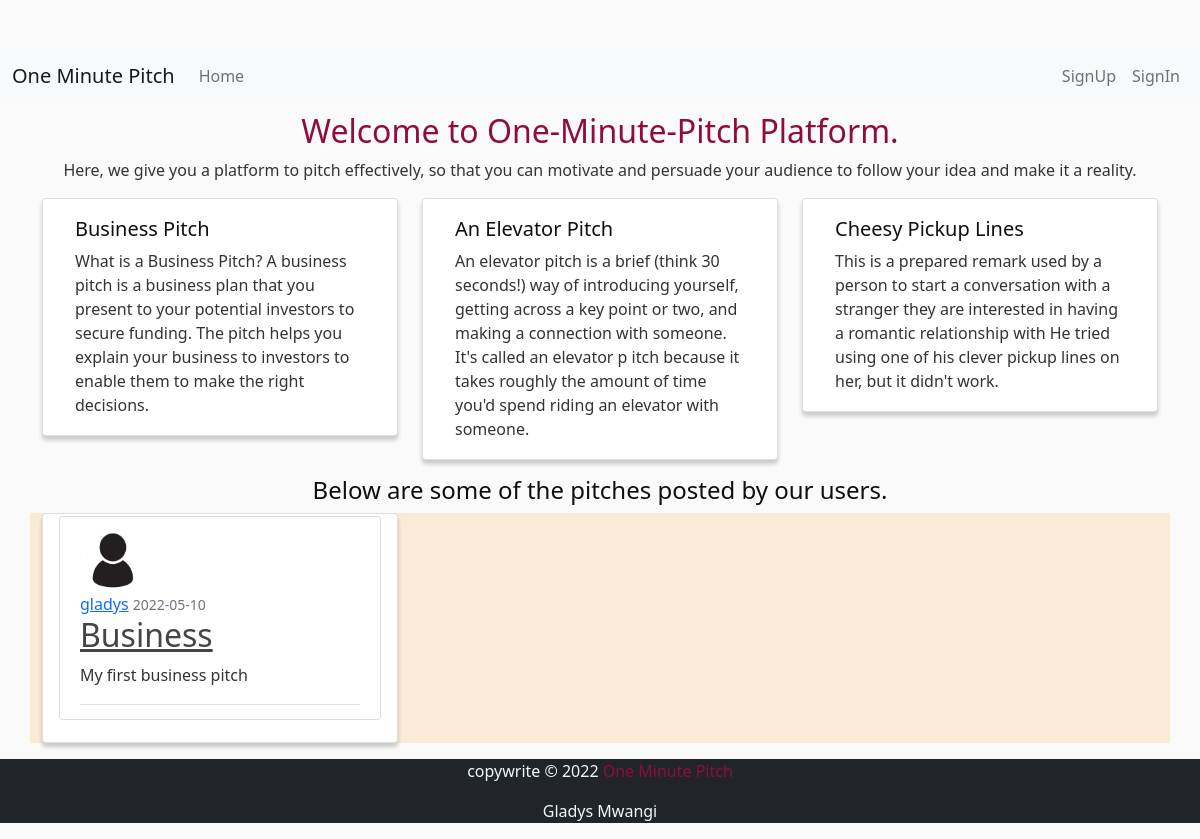
The page /index on the database as committed earlier.
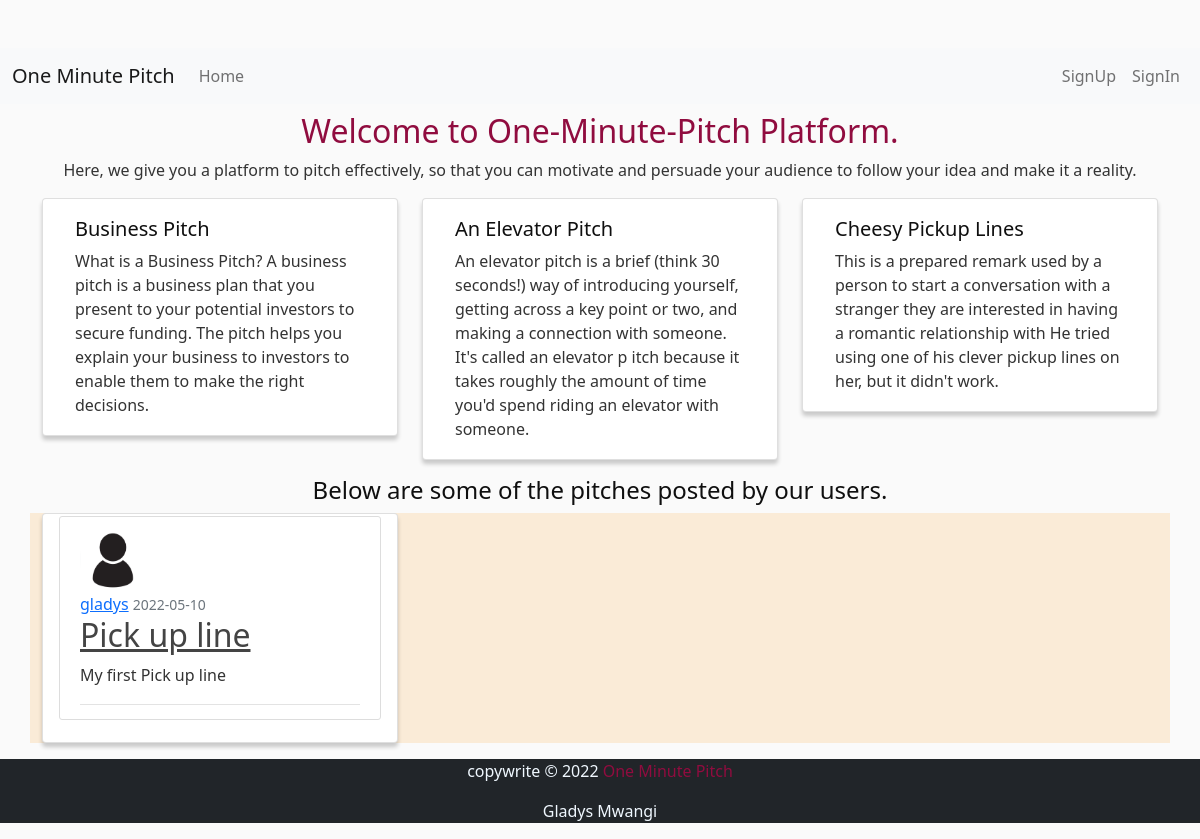
The same page on the database as committed later.
### app/models.py (models this page shows, shortened)
class Pitch(db.Model):
    __tablename__ = 'pitches'
    id = db.Column(db.Integer, primary_key=True)
    title= db.Column(db.String(50))
    content = db.Column(db.String(300))
    category_id = db.Column(db.String)
    date_posted = db.Column(db.DateTime, default=datetime.utcnow)
    user_id = db.Column(db.Integer, db.ForeignKey("users.id", ondelete="CASCADE"))
    comments = db.relationship('Comment', backref='pitch')
    likes = db.relationship('Like', backref='pitch')

class User(db.Model, UserMixin):
    __tablename__ = 'users'
    id = db.Column(db.Integer,primary_key = True)
    username = db.Column(db.String(255))
    email = db.Column(db.String(255),unique = True)
    image_file = db.Column(db.String(100), default='default.jpg')
    password = db.Column(db.String(255))
    pitches = db.relationship('Pitch', backref='author')
    comments = db.relationship('Comment', backref='author')
    likes = db.relationship('Like', backref='author' )

### app/views.py (the view)
@app.route('/')
@app.route('/index')
def index():
    pitches = Pitch.query.all()
    return render_template('index.html', user=current_user, pitches=pitches)

### app/templates/index.html
{% extends 'base.html' %}
{% block head %}
{{ super() }}
{% endblock %}
{% block content %}
<div class="heading mt-2">
        <h2 class="text-center"><span style="color:#900C3F"> Welcome to One-Minute-Pitch Platform.</span></h2>
        <p class="text-center">Here, we give you a platform to pitch effectively, so that
            you can motivate and persuade your audience to follow your idea and make it a reality.</p>
</div>
<div class="container" id="cards">
    <div class="row">
        <div class="col-sm-4">
        <div class="card">
            <div class="card-body">
            <h5 class="card-title">Business Pitch</h5>
            <p class="card-text">What is a Business Pitch? A business pitch is a business plan that you
                present to your potential investors to secure funding.
                The pitch helps you explain your business to investors to enable them to make the
                right decisions.</p>
            </div>
        </div>
        </div>
        <div class="col-sm-4">
            <div class="card">
                <div class="card-body">
                <h5 class="card-title">An Elevator Pitch</h5>
                <p class="card-text">
                    An elevator pitch is a brief (think 30 seconds!) way of introducing yourself, getting across
                    a key point or two, and making a connection with someone. It's called an elevator p
                    itch because it takes roughly the amount of time you'd spend riding an elevator with someone.</p>
                </div>
            </div>
            </div>
        <div class="col-sm-4">
        <div class="card">
            <div class="card-body">
            <h5 class="card-title">Cheesy Pickup Lines</h5>
            <p class="card-text">This is a prepared remark used by a person to start a conversation with a stranger
                they are interested in having a romantic relationship with He tried using one of his clever
                pickup lines on her, but it didn't work.</p>
            </div>
        </div>
        </div>
    </div>
</div>
<h4 class="text-center mt-3"> Below are some of the pitches posted by our users.</h4>
    {% for pitch in pitches %}
    <div class="container" style=background-color:antiquewhite>
        <div class="row">
            <div class="col-md-4">
                <div class="card">
                        <article class="media content-section">
                            <img class="rounded-circle article-img" src="{{ url_for('static', filename='profile_pics/' + pitch.author.image_file) }}">
                        <div class="article-metadata">
                            <a class="mr-2" href="#">{{ pitch.author.username }}</a>
                            <small class="text-muted">{{ pitch.date_posted.strftime('%Y-%m-%d') }}</small>
                            <div class="media-text">
                                <h2><a class="article-title" href="{{url_for('allPitch', pitch_id = pitch.id)}}">{{ pitch.title }}</a></h2>
                                <p class="article-content">{{ pitch.content }}</p>
                            </div>
                        </div>
                        </article>
                </div>
            </div>
        </div>
    </div>
    {% endfor %}
{% endblock %}

### app/templates/base.html (shortened to what this page needs)
<!doctype html>
<html lang="en">
        <head>
            {% block head %}
            <link href="https://cdn.jsdelivr.net/npm/bootstrap@5.0.2/dist/css/bootstrap.min.css" rel="stylesheet">
            <link rel="stylesheet" href="{{url_for('static',filename='css/index.css')}}">
            {% endblock %}
        </head>
    <body>
            {%include 'navbar.html'%}
        <div id="content">
            {% block content %}
            {% endblock %}
        </div>
        <footer class="text-center bg-dark mt-3">
            <p style="color: aliceblue;">copywrite &copy; 2022 <span style="color:#900C3F">One Minute Pitch</span></p>
            <p style="color: aliceblue;">Gladys Mwangi</p>
        </footer>
    </body>
</html>

### app/templates/navbar.html (shortened to what this page needs)
<nav class="navbar navbar-expand-lg navbar-light bg-light">
    <div class="container-fluid">
        <a class="navbar-brand" href="{{url_for('index')}}">One Minute Pitch</a>
        <div class="collapse navbar-collapse" id="navbarNav">
            <div class="navbar-nav mr-auto">
                <a class="nav-item nav-link" href="{{url_for('index')}}">Home</a>
            </div>
            <div class="navbar-nav ms-auto">
            {% if current_user.is_authenticated %}
                <a class="nav-item nav-link" href="{{url_for('account')}}">Account</a>
                <a class="nav-item nav-link " href="{{url_for('newpitch')}}">New Pitch</a>
                <a class="nav-item nav-link" href="{{url_for('logout')}}">Logout</a>
            {%else%}
                <a class="nav-item nav-link" href="{{url_for('register')}}">SignUp</a>
                <a class="nav-item nav-link" href="{{url_for('signIn')}}">SignIn</a>
            {% endif %}
            </div>
        </div>
    </div>
</nav>

### app/static/css/index.css (style rules this page uses)
body { background: #fafafa; color: #333333; margin-top: 3rem; }
h1, h2, h3, h4, h5, h6 { color: #0f0f0f; }
.card { box-shadow: 0 4px 4px 0 rgba(0,0,0,0.2); padding: 2px 16px; }
.content-section { background: #ffffff; padding: 10px 20px; border: 1px solid #dddddd; border-radius: 3px; margin-bottom: 20px; }
.article-title { color: #444444; }
.article-content { white-space: pre-line; }
.article-img { height: 65px; width: 65px; margin-right: 16px; }
.article-metadata { padding-bottom: 1px; margin-bottom: 4px; border-bottom: 1px solid #e3e3e3 }

Rows that differ between the two databases and show on the page:
changed Pitch "gladys": title "Business" → "Pick up line"; content "My first business pitch" → "My first Pick up line"
